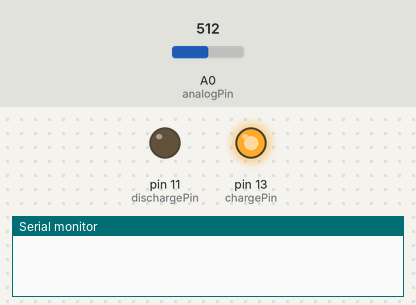
The sketch below on a simulated Arduino Uno, built with avr-gcc and run on an emulated ATmega328P. On the bench: output pins drawn as LEDs (lit = HIGH), the last lines printed to the serial monitor. The test bench sets the inputs (shaded band); at power-on: A0 (analogPin) = 512.

Above: at 1.3 s.
1.4 s: A0 (analogPin) set to 634
2.9 s: A0 (analogPin) set to 656
At 4.0 s:
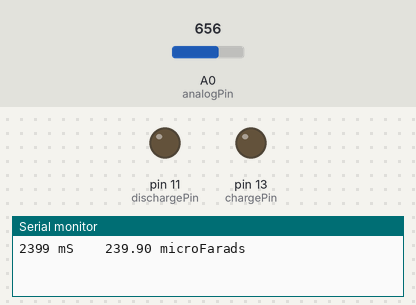
4.4 s: A0 (analogPin) set to 0
At 6.1 s:
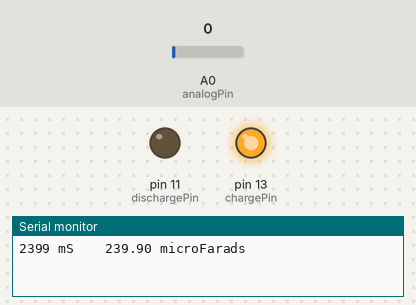
6.4 s: A0 (analogPin) set to 658
At 6.7 s:
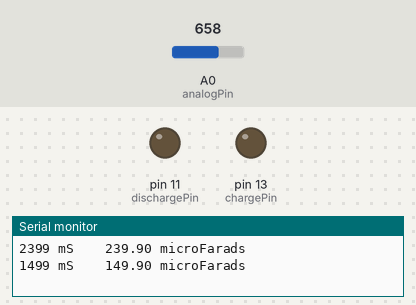
Timing chart, 0 to 8.9 s (numbered marks = the images above; inputs shaded):
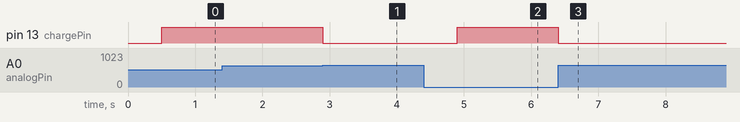

The sketch:

FINAL-PROJECT.ino
```cpp
#define analogPin      0          // analog pin for measuring capacitor voltage
#define chargePin      13         // pin to charge the capacitor - connected to one end of the charging resistor
#define dischargePin   11         // pin to discharge the capacitor
#define resistorValue  10000.0F   // change this to whatever resistor value you are using
                                  // F formatter tells compliler it's a floating point value

unsigned long startTime;
unsigned long elapsedTime;
float microFarads;                // floating point variable to preserve precision, make calculations
float nanoFarads;

void setup(){
  pinMode(chargePin, OUTPUT);     // set chargePin to output
  digitalWrite(chargePin, LOW);

  Serial.begin(9600);             // initialize serial transmission for debugging
}

void loop(){
  delay( 500 );
  for(int i=0; i<10; i++ )
  {
    Serial.println();
  }
  digitalWrite(chargePin, HIGH);  // set chargePin HIGH and capacitor charging
  startTime = millis();

  while(analogRead(analogPin) < 648){
    // 647 is 63.2% of 1023, which corresponds to full-scale voltage
  }

  elapsedTime= millis() - startTime;
 // convert milliseconds to seconds ( 10^-3 ) and Farads to microFarads ( 10^6 ),  net 10^3 (1000)
  microFarads = ((float)elapsedTime / resistorValue) * 1000;
  Serial.print(elapsedTime);       // print the value to serial port
  Serial.print(" mS    ");         // print units and carriage return


  if (microFarads > 1){
    Serial.print((float)microFarads);       // print the value to serial port
    Serial.println(" microFarads");         // print units and carriage return
  }
  else
  {
    // if value is smaller than one microFarad, convert to nanoFarads (10^-9 Farad).
    // This is  a workaround because Serial.print will not print floats

    nanoFarads = microFarads * 1000.0;      // multiply by 1000 to convert to nanoFarads (10^-9 Farads)
    Serial.print((float)nanoFarads);         // print the value to serial port
    Serial.println(" nanoFarads");          // print units and carriage return
  }

  /* dicharge the capacitor  */
  digitalWrite(chargePin, LOW);             // set charge pin to  LOW
  pinMode(dischargePin, OUTPUT);            // set discharge pin to output
  digitalWrite(dischargePin, LOW);          // set discharge pin LOW
  while(analogRead(analogPin) > 0){         // wait until capacitor is completely discharged
  }

  pinMode(dischargePin, INPUT);            // set discharge pin back to input
}
```

Measured:
- the behaviour switches between 647 and 648 on A0 (analogPin) (found by bisection; images 0 and 1)
- after the input at 1.4 s, every drawn part: stays the same
- after the input at 2.9 s, pin 13 (chargePin): HIGH → LOW at once
- after the input at 4.4 s, pin 13 (chargePin): LOW → HIGH after 0.50 s
- after the input at 6.4 s, pin 13 (chargePin): HIGH → LOW at once
